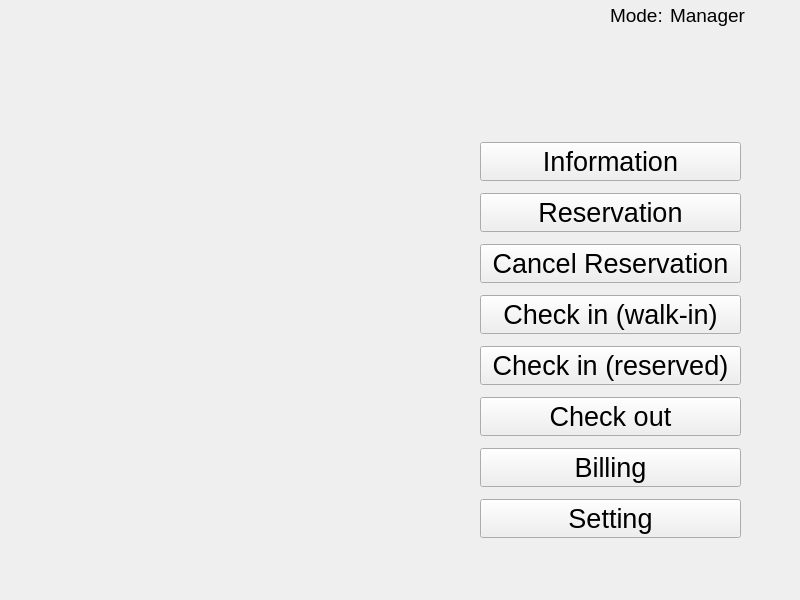
<?xml version="1.0" encoding="UTF-8"?>
<ui version="4.0">
 <class>Form</class>
 <widget class="QWidget" name="Form">
  <property name="geometry">
   <rect>
    <x>0</x>
    <y>0</y>
    <width>800</width>
    <height>600</height>
   </rect>
  </property>
  <property name="windowTitle">
   <string>Form</string>
  </property>
  <widget class="QWidget" name="verticalLayoutWidget">
   <property name="geometry">
    <rect>
     <x>480</x>
     <y>130</y>
     <width>261</width>
     <height>426</height>
    </rect>
   </property>
   <property name="font">
    <font>
     <family>MS Sans Serif</family>
     <pointsize>20</pointsize>
    </font>
   </property>
   <layout class="QVBoxLayout" name="verticalLayout">
    <property name="spacing">
     <number>0</number>
    </property>
    <item>
     <widget class="QPushButton" name="information_btn">
      <property name="font">
       <font>
        <family>MS Sans Serif</family>
        <pointsize>20</pointsize>
       </font>
      </property>
      <property name="text">
       <string>Information</string>
      </property>
     </widget>
    </item>
    <item>
     <widget class="QPushButton" name="reservation_btn">
      <property name="font">
       <font>
        <family>MS Sans Serif</family>
        <pointsize>20</pointsize>
       </font>
      </property>
      <property name="text">
       <string>Reservation</string>
      </property>
     </widget>
    </item>
    <item>
     <widget class="QPushButton" name="cancel_reservation_btn">
      <property name="font">
       <font>
        <family>MS Sans Serif</family>
        <pointsize>20</pointsize>
       </font>
      </property>
      <property name="text">
       <string>Cancel Reservation</string>
      </property>
     </widget>
    </item>
    <item>
     <widget class="QPushButton" name="check_in_walk_in_btn">
      <property name="font">
       <font>
        <family>MS Sans Serif</family>
        <pointsize>20</pointsize>
       </font>
      </property>
      <property name="text">
       <string>Check in (walk-in)</string>
      </property>
     </widget>
    </item>
    <item>
     <widget class="QPushButton" name="check_in_reserved_btn">
      <property name="font">
       <font>
        <family>MS Sans Serif</family>
        <pointsize>20</pointsize>
       </font>
      </property>
      <property name="text">
       <string>Check in (reserved)</string>
      </property>
     </widget>
    </item>
    <item>
     <widget class="QPushButton" name="check_out_btn">
      <property name="font">
       <font>
        <family>MS Sans Serif</family>
        <pointsize>20</pointsize>
       </font>
      </property>
      <property name="text">
       <string>Check out</string>
      </property>
     </widget>
    </item>
    <item>
     <widget class="QPushButton" name="billing_btn">
      <property name="enabled">
       <bool>true</bool>
      </property>
      <property name="font">
       <font>
        <family>MS Sans Serif</family>
        <pointsize>20</pointsize>
       </font>
      </property>
      <property name="text">
       <string>Billing</string>
      </property>
     </widget>
    </item>
    <item>
     <widget class="QPushButton" name="setting_btn">
      <property name="font">
       <font>
        <family>MS Sans Serif</family>
        <pointsize>20</pointsize>
       </font>
      </property>
      <property name="text">
       <string>Setting</string>
      </property>
     </widget>
    </item>
   </layout>
  </widget>
  <widget class="QLabel" name="Mode_Label">
   <property name="geometry">
    <rect>
     <x>610</x>
     <y>0</y>
     <width>61</width>
     <height>31</height>
    </rect>
   </property>
   <property name="font">
    <font>
     <family>MS Sans Serif</family>
     <pointsize>14</pointsize>
    </font>
   </property>
   <property name="text">
    <string>Mode:</string>
   </property>
  </widget>
  <widget class="QLabel" name="Status">
   <property name="geometry">
    <rect>
     <x>670</x>
     <y>0</y>
     <width>111</width>
     <height>31</height>
    </rect>
   </property>
   <property name="font">
    <font>
     <family>MS Sans Serif</family>
     <pointsize>14</pointsize>
    </font>
   </property>
   <property name="text">
    <string>Manager</string>
   </property>
  </widget>
  <widget class="QLabel" name="Label">
   <property name="geometry">
    <rect>
     <x>50</x>
     <y>140</y>
     <width>401</width>
     <height>401</height>
    </rect>
   </property>
   <property name="text">
    <string/>
   </property>
   <property name="pixmap">
    <pixmap>../SNGroupBuilding.jpg</pixmap>
   </property>
  </widget>
 </widget>
 <resources/>
 <connections/>
</ui>
